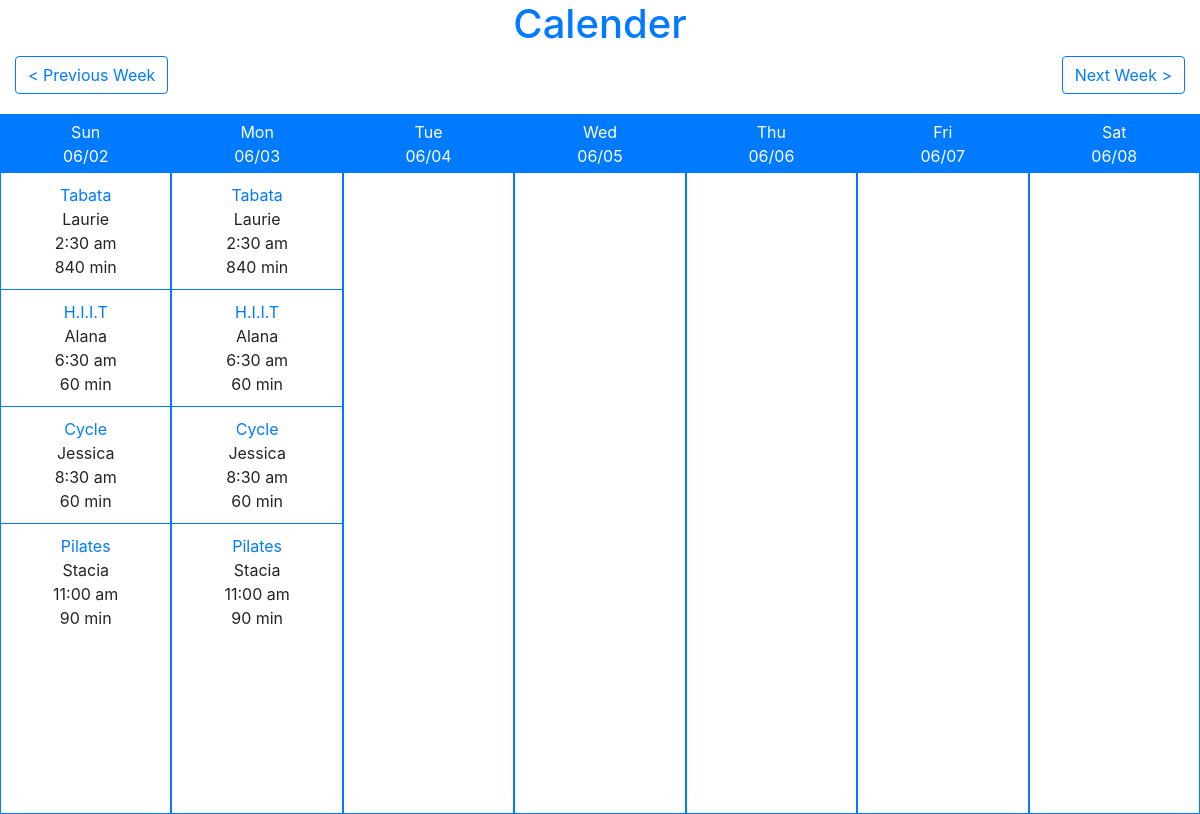
Screenshot of /?start_date=2019-06-02 with the database file from the repository.
### tables this page shows
create table sessions (
						  id int(11) unsigned auto_increment,
						  event_id int(11) unsigned,
						  start_time timestamp,
						  end_time timestamp,
						  primary key (id),
						  foreign key f_event_id (event_id) references events(id)
);

create table events (
						id int(11) unsigned auto_increment,
						event_name varchar(128),
						event_description text,
						event_instructor varchar(128),
						primary key (id)
);

### application/controllers/Calendar.php (called while the page is built, shortened)
<?php
class Calendar extends CI_Controller
{
	public $events_model;
	public function __construct()
	{
		$this->load->model('events_model');
		$this->load->library('parser');
	}
	public function index()
	{
		$startDate = !empty($this->input->get('start_date')) ? $this->input->get('start_date') : date('Y-m-d');
		$data = [
			'events' => $this->events_model->getWeeklyEvents($startDate),
			'previousWeekStart' => $this->events_model->getPreviousWeekStart($startDate),
			'nextWeekStart' => $this->events_model->getNextWeekStart($startDate),
		];
		$this->load->view('calendar', $data);
	}
}

### index.php (called while the page is built, shortened)
<?php
require_once BASEPATH.'core/CodeIgniter.php';

### application/models/Events_model.php (called while the page is built, shortened)
<?php
class Events_model extends CI_Model
{
	private $date_format = 'Y-m-d H:i:s';
	public function getWeeklyEvents($startDate)
	{
		$startDate = $this->getWeekStartDate($startDate);
		$weekStart = new DateTime($startDate);
		$weekStart = $weekStart->format($this->date_format);
		$weekEnd = new DateTime($startDate);
		$weekEnd = $weekEnd->add(new DateInterval('P7D'))->format($this->date_format);
		$this->db->from('sessions')->where([
				'start_time >=' => $weekStart,
				'start_time <=' => $weekEnd
			])->order_by('start_time asc')
			->join('events', 'events.id = sessions.event_id');
		$results = $this->db->get();
		$weeklyDates = $this->getWeekArray($weekStart);
		return $this->organizeEventsByDay($results, $weeklyDates);
	}
	private function organizeEventsByDay($events, array $weeklyDates) : array
	{
		$organizedEvents = [];
		foreach($events->result() as $event) {
			$event->total_minutes = $this->getTimeDifferenceInMinutes($event->start_time, $event->end_time);
			$organizedEvents[date('Y-m-d', strtotime($event->start_time))][] = $event;
		}
		foreach($weeklyDates as $date) {
			if (!isset($organizedEvents[$date])) {
				$organizedEvents[$date] = [];
			}
		}
		return $organizedEvents;
	}
	private function getWeekArray($startDate)
	{
		$weekArray = [];
		for($i=0; $i<7; $i++) {
			$weekArray[] = date('Y-m-d', strtotime($startDate . " + $i days"));
		}
		return $weekArray;
	}
	private function getTimeDifferenceInMinutes($start, $end) : string
	{
		return (strtotime($end) - strtotime($start)) / 60;
	}
	private function getWeekStartDate($date) : string
	{
		if (date('N', strtotime($date)) >= 7) {
			return $date;
		}
		$weekStart = new DateTime($date);
		$weekStart->modify('last Sunday');
		return $weekStart->format('Y-m-d');
	}
}

### application/views/calendar.php (the view, shortened to what this page needs)
?><!DOCTYPE html>
<html lang="en">
<head>
	<link rel="stylesheet" href="https://stackpath.bootstrapcdn.com/bootstrap/4.3.1/css/bootstrap.min.css">
	<link rel="stylesheet" href="style.css">
</head>
<body>
	<div class="container-fluid">
		<h1 class="text-center text-primary">Calender</h1>
		<div class="row" id="navigation">
			<div class="col-sm-6">
				<a class="btn btn-outline-primary float-left" role="button" href="/?start_date=<?php echo $previousWeekStart; ?>">< Previous Week</a>
			</div>
			<div class="col-sm-6">
				<a class="float-right btn btn-outline-primary" role="button" href="/?start_date=<?php echo $nextWeekStart; ?>">Next Week ></a>
			</div>
		</div>
		<div class="row seven-cols">
			<?php
			foreach ($events as $date => $data) {?>
				<div class="col-md-1">
					<div class="col-header text-center">
						<span><?php echo date('D', strtotime($date));?></span>
						<span><?php echo date('m/d', strtotime($date));?></span>
					</div>
					<?php if (is_array($data)) {
						 foreach ($data as $event) { ?>
							 <div class="event-block">
								<span data-toggle="tooltip" data-placement="top"
									  title="<?php echo $event->event_description; ?>" class="text-primary event-name">
									<?php echo $event->event_name; ?>
								</span>
								 <span><?php echo $event->event_instructor; ?></span>
								 <span><?php echo date('g:i a', strtotime($event->start_time)); ?></span>
								 <span><?php echo $event->total_minutes; ?> min</span>
							 </div>
							 <?php
						 }
					}
				echo '</div>';
			}
			?>
		</div>
	</div>
</body>
</html>

### style.css (style rules this page uses)
@media (min-width: 768px) { .seven-cols .col-md-1, .seven-cols .col-sm-1, .seven-cols .col-lg-1 { width: 100%; *width: 100%; flex: auto; max-width: 100%; height: 80vh; min-height: 700px; } }
@media (min-width: 992px) { .seven-cols .col-md-1, .seven-cols .col-sm-1, .seven-cols .col-lg-1 { width: 14.285714285714285714285714285714%; *width: 14.285714285714285714285714285714%; max-width: 14.285714285714285714285714285714% !important; flex:none !important; } }
@media (min-width: 1200px) { .seven-cols .col-md-1, .seven-cols .col-sm-1, .seven-cols .col-lg-1 { width: 14.285714285714285714285714285714%; *width: 14.285714285714285714285714285714%; max-width: 14.285714285714285714285714285714% !important; flex:none !important; } }
.seven-cols > div { border:1px solid #007bff; }
.col-header { background-color: #007bff; color: #fff; padding: 5px; }
.col-md-1 { padding: 0; }
.event-block { width: 100%; padding: 10px; border-bottom: 1px solid #007bff; }
.event-block:last-child { border-bottom: none !important; }
.event-block span, .col-header span { display:block; text-align: center; }
.event-name { cursor: pointer; }
#navigation a { display:inline; }
.seven-cols { margin-top: 20px }

### rows the page displays
sessions: event.event_name "Tabata", event.event_instructor "Laurie", start_time "2:30 am", start_time+end_time "840"
sessions: event.event_name "H.I.I.T", event.event_instructor "Alana", start_time "6:30 am", start_time+end_time "60"
sessions: event.event_name "Cycle", event.event_instructor "Jessica", start_time "8:30 am", start_time+end_time "60"
sessions: event.event_name "Pilates", event.event_instructor "Stacia", start_time "11:00 am", start_time+end_time "90"
sessions: event.event_name "Tabata", event.event_instructor "Laurie", start_time "2:30 am", start_time+end_time "840"
sessions: event.event_name "H.I.I.T", event.event_instructor "Alana", start_time "6:30 am", start_time+end_time "60"
sessions: event.event_name "Cycle", event.event_instructor "Jessica", start_time "8:30 am", start_time+end_time "60"
sessions: event.event_name "Pilates", event.event_instructor "Stacia", start_time "11:00 am", start_time+end_time "90"

### other values shown
date('D', strtotime($date)) "Sun"
date('m/d', strtotime($date)) "06/02"
date('D', strtotime($date)) "Mon"
date('m/d', strtotime($date)) "06/03"
date('D', strtotime($date)) "Tue"
date('m/d', strtotime($date)) "06/04"
date('D', strtotime($date)) "Wed"
date('m/d', strtotime($date)) "06/05"
date('D', strtotime($date)) "Thu"
date('m/d', strtotime($date)) "06/06"
date('D', strtotime($date)) "Fri"
date('m/d', strtotime($date)) "06/07"
date('D', strtotime($date)) "Sat"
date('m/d', strtotime($date)) "06/08"
